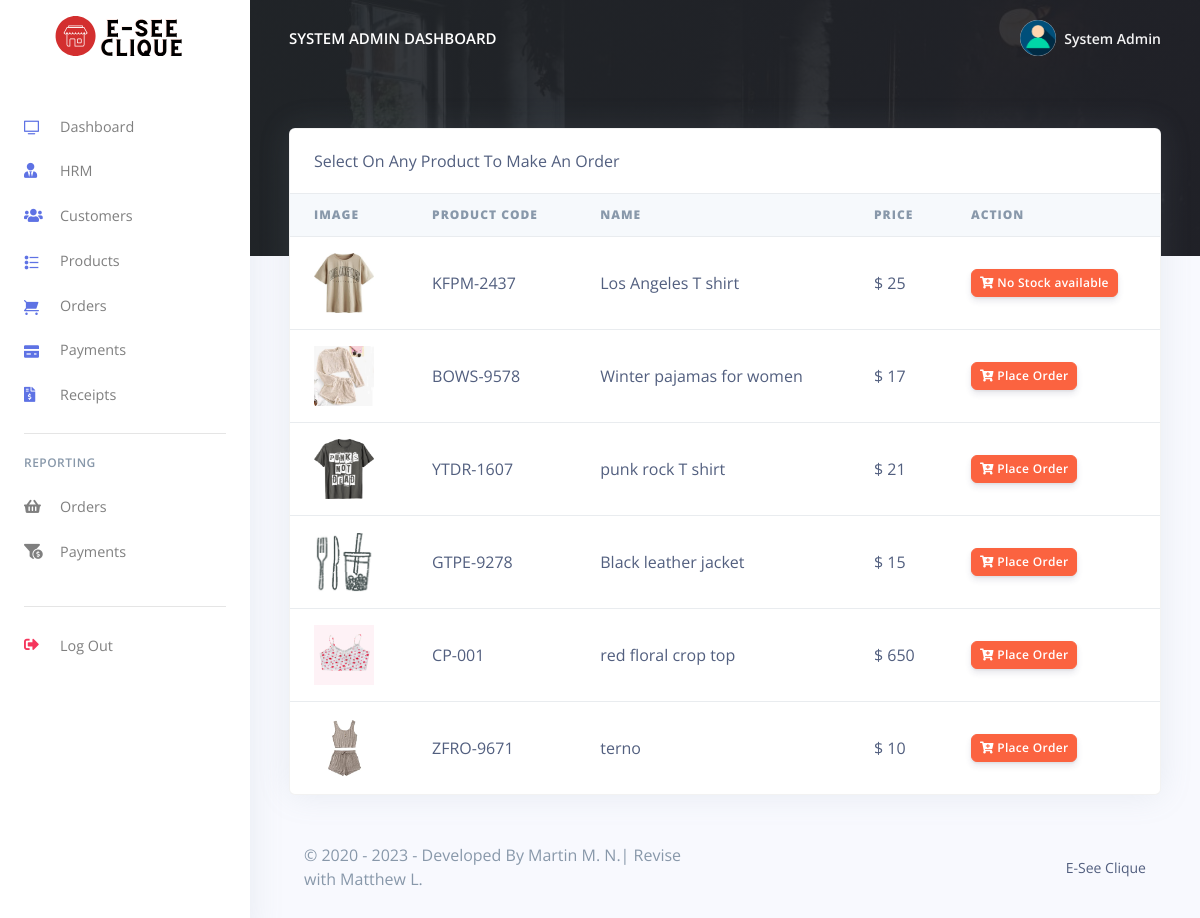
/Restro/admin/orders.php (signed in), run on the app's committed database.
### tables this page shows
CREATE TABLE `rpos_admin` (
  `admin_id` varchar(200) NOT NULL,
  `admin_name` varchar(200) NOT NULL,
  `admin_email` varchar(200) NOT NULL,
  `admin_password` varchar(200) NOT NULL
);

CREATE TABLE `rpos_products` (
  `prod_id` varchar(200) NOT NULL,
  `prod_code` varchar(200) NOT NULL,
  `prod_name` varchar(200) NOT NULL,
  `prod_img` varchar(200) NOT NULL,
  `prod_desc` longtext NOT NULL,
  `prod_price` varchar(200) NOT NULL,
  `quantity` int(50) NOT NULL,
  `created_at` timestamp(6) NOT NULL DEFAULT current_timestamp(6) ON UPDATE current_timestamp(6)
);

### Restro/admin/orders.php (the view, shortened to what this page needs)
<?php
include('config/config.php');
require_once('partials/_head.php');
?>
<body>
  <?php
  require_once('partials/_sidebar.php');
  ?>
  <div class="main-content">
    <?php
    require_once('partials/_topnav.php');
    ?>
    <div class="container-fluid mt--8">
      <div class="row">
        <div class="col">
          <div class="card shadow">
            <div class="card-header border-0">
              Select On Any Product To Make An Order
            </div>
            <div class="table-responsive">
              <table class="table align-items-center table-flush">
                <thead class="thead-light">
                  <tr>
                    <th scope="col"><b>Image</b></th>
                    <th scope="col"><b>Product Code</b></th>
                    <th scope="col"><b>Name</b></th>
                    <th scope="col"><b>Price</b></th>
                    <th scope="col"><b>Action</b></th>
                  </tr>
                </thead>
                <tbody>
                  <?php
                  $ret = "SELECT * FROM  rpos_products ";
                  $stmt = $mysqli->prepare($ret);
                  $stmt->execute();
                  $res = $stmt->get_result();
                  while ($prod = $res->fetch_object()) {
                  ?>
                    <tr>
                      <td>
                        <?php
                        if ($prod->prod_img) {
                          echo "<img src='assets/img/products/$prod->prod_img' height='60' width='60 class='img-thumbnail'>";
                        } else {
                          echo "<img src='assets/img/products/default.jpg' height='60' width='60 class='img-thumbnail'>";
                        }
                        ?>
                      </td>
                      <td><?php echo $prod->prod_code; ?></td>
                      <td><?php echo $prod->prod_name; ?></td>
                      <td>$ <?php echo $prod->prod_price; ?></td>
                      <td>
                        <?php if($prod->quantity == 0){?>
                          <button class="btn btn-sm btn-warning">
                            <i class="fas fa-cart-plus"></i>
                            No Stock available
                          </button>
                        <?php }else{?>
                          <a href="make_oder?prod_id=<?php echo $prod->prod_id; ?>&prod_name=<?php echo $prod->prod_name; ?>&prod_price=<?php echo $prod->prod_price; ?>">
                          <button class="btn btn-sm btn-warning">
                            <i class="fas fa-cart-plus"></i>
                            Place Order
                          </button>
                        </a>
                         <?php }?>
                      </td>
                    </tr>
                  <?php } ?>
                </tbody>
              </table>
            </div>
          </div>
        </div>
      </div>
      <?php
      require_once('partials/_footer.php');
      ?>
    </div>
  </div>
</body>
</html>

### Restro/admin/partials/_sidebar.php (shortened to what this page needs)
<?php
$admin_id = $_SESSION['admin_id'];
$ret = "SELECT * FROM  rpos_admin  WHERE admin_id = '$admin_id'";
$stmt = $mysqli->prepare($ret);
$stmt->execute();
$res = $stmt->get_result();
while ($admin = $res->fetch_object()) {
?>
  <nav class="navbar navbar-vertical fixed-left navbar-expand-md navbar-light bg-white" id="sidenav-main">
    <div class="container-fluid">
      <a class="navbar-brand pt-0" href="dashboard">
        <img src="assets/img/brand/test.svg" class="navbar-brand-img" alt="..." width="500" height="300">
      </a>
      <div class="collapse navbar-collapse" id="sidenav-collapse-main">
        <ul class="navbar-nav">
          <li class="nav-item">
            <a class="nav-link" href="dashboard">
              <i class="ni ni-tv-2 text-primary"></i> Dashboard
            </a>
          </li>
          <li class="nav-item">
            <a class="nav-link" href="hrm">
              <i class="fas fa-user-tie text-primary"></i> HRM
            </a>
          </li>
          <li class="nav-item">
            <a class="nav-link" href="customes">
              <i class="fas fa-users text-primary"></i> Customers
            </a>
          </li>
          <li class="nav-item">
            <a class="nav-link" href="products">
              <i class="ni ni-bullet-list-67 text-primary"></i>Products
            </a>
          </li>
          <li class="nav-item">
            <a class="nav-link" href="orders">
              <i class="ni ni-cart text-primary"></i> Orders
            </a>
          </li>
          <li class="nav-item">
            <a class="nav-link" href="payments">
              <i class="ni ni-credit-card text-primary"></i> Payments
            </a>
          </li>
          <li class="nav-item">
            <a class="nav-link" href="receipts">
              <i class="fas fa-file-invoice-dollar text-primary"></i> Receipts
            </a>
          </li>
        </ul>
        <hr class="my-3">
        <h6 class="navbar-heading text-muted">Reporting</h6>
        <ul class="navbar-nav mb-md-3">
          <li class="nav-item">
            <a class="nav-link" href="orders_reports">
              <i class="fas fa-shopping-basket"></i> Orders
            </a>
          </li>
          <li class="nav-item">
            <a class="nav-link" href="payments_reports">
              <i class="fas fa-funnel-dollar"></i> Payments
            </a>
          </li>
        </ul>
        <hr class="my-3">
        <ul class="navbar-nav mb-md-3">
          <li class="nav-item">
            <a class="nav-link" href="logout">
              <i class="fas fa-sign-out-alt text-danger"></i> Log Out
            </a>
          </li>
        </ul>
      </div>
    </div>
  </nav>
<?php } ?>

### Restro/admin/partials/_topnav.php (shortened to what this page needs)
<?php
$admin_id = $_SESSION['admin_id'];
$ret = "SELECT * FROM  rpos_admin  WHERE admin_id = '$admin_id'";
$stmt = $mysqli->prepare($ret);
$stmt->execute();
$res = $stmt->get_result();
while ($admin = $res->fetch_object()) {
?>
    <nav class="navbar navbar-top navbar-expand-md navbar-dark" id="navbar-main">
        <div class="container-fluid">
            <a class="h4 mb-0 text-white text-uppercase d-none d-lg-inline-block" href="dashboard"><?php echo $admin->admin_name; ?> Dashboard</a>
            <ul class="navbar-nav align-items-center d-none d-md-flex">
                <li class="nav-item dropdown">
                    <a class="nav-link pr-0" href="#" role="button" data-toggle="dropdown" aria-haspopup="true" aria-expanded="false">
                        <div class="media align-items-center">
                            <span class="avatar avatar-sm rounded-circle">
                                <img alt="Image placeholder" src="assets/img/theme/user-a-min.png">
                            </span>
                            <div class="media-body ml-2 d-none d-lg-block">
                                <span class="mb-0 text-sm  font-weight-bold"><?php echo $admin->admin_name; ?></span>
                            </div>
                        </div>
                    </a>
                </li>
            </ul>
        </div>
    </nav>
<?php } ?>

### data on the page
rpos_admin: admin_name "SYSTEM ADMIN", admin_name "System Admin"
rpos_products: prod_img (picture), prod_code "KFPM-2437", prod_name "Los Angeles T shirt", prod_price "25", quantity 0 (drawn)
rpos_products: prod_img (picture), prod_code "BOWS-9578", prod_name "Winter pajamas for women", prod_price "17"
rpos_products: prod_img (picture), prod_code "YTDR-1607", prod_name "punk rock T shirt", prod_price "21"
rpos_products: prod_code "GTPE-9278", prod_name "Black leather jacket", prod_price "15"
rpos_products: prod_img (picture), prod_code "CP-001", prod_name "red floral crop top", prod_price "650"
rpos_products: prod_img (picture), prod_code "ZFRO-9671", prod_name "terno", prod_price "10"
